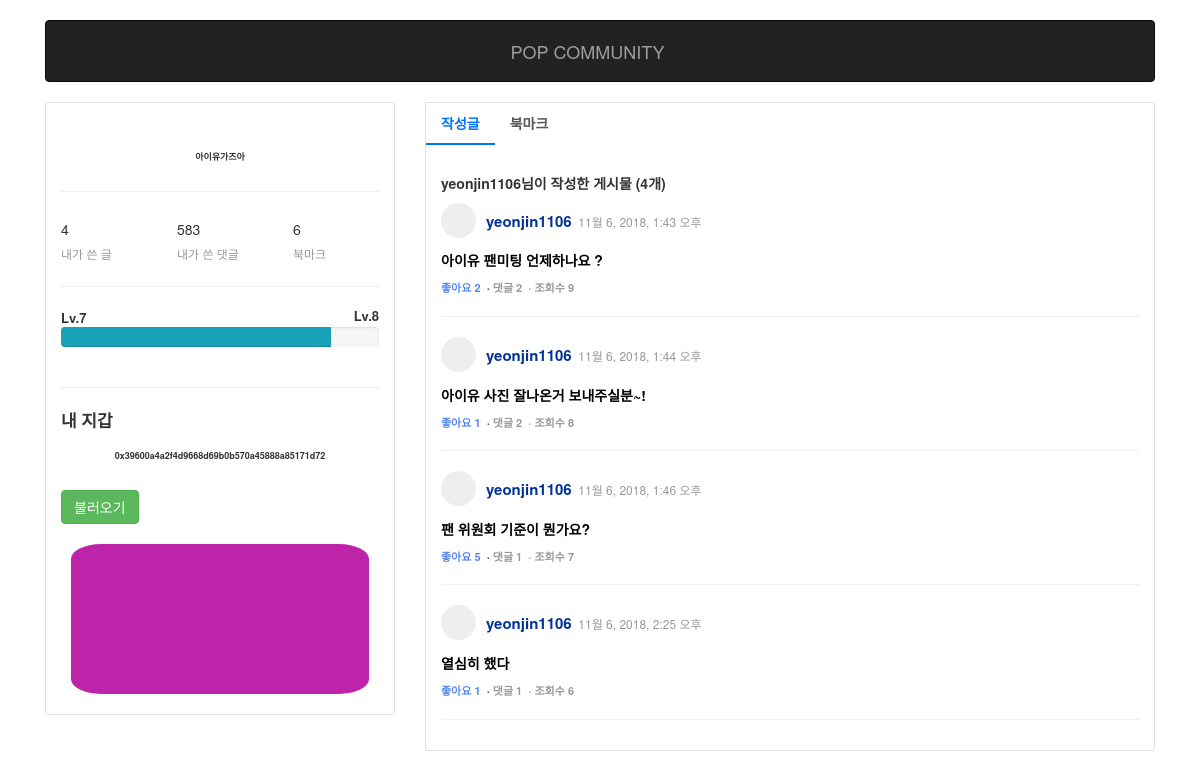
The app's page /homepage/mypage/ (signed in) with its own data.
### cms/models.py (models this page shows, shortened)
class Book(models.Model):
    name = models.CharField('제목', max_length=100)
    publisher = models.CharField('작성자', max_length=100, blank=True)
    modify_date = models.DateTimeField('등록일', auto_now_add=True)
    clicks = models.IntegerField('조회수', blank=True, default=0)
    up = models.IntegerField('추천', blank=True, default=0)
    content = models.TextField('내용', blank=True)
    class Meta:
        ordering = ('-id',)

### homepage/views.py (the view)
# urls.py: path('mypage/', views.myList.as_view(), name="mypage"),
class myList(ListView):
    model = Book
    context_object_name = "books"
    template_name = "homepage/mypage.html"
    paginate_by = 5
    def get(self, request):
        user_id = request.session.get('user_id')
        book = Book.objects.get_queryset().filter(publisher = user_id)
        books = book.all().order_by("id")
        self.object_list = books
        context = self.get_context_data(object_list = self.object_list, book=book)
        return self.render_to_response(context)

### homepage/templates/homepage/mypage.html (shortened to what this page needs)
{% load staticfiles %}
<!DOCTYPE html>
<html lang="en">
<head>
    <link href="http://netdna.bootstrapcdn.com/bootstrap/4.0.0-beta/css/bootstrap.min.css" rel="stylesheet">
    <link rel="stylesheet" href="http://maxcdn.bootstrapcdn.com/bootstrap/3.3.0/css/bootstrap.min.css">
    <link rel="stylesheet" href="http://maxcdn.bootstrapcdn.com/font-awesome/4.2.0/css/font-awesome.min.css">
</head>
<body>
<div id="wrapper">
        <div class="nav-wrapper">
            <div class="container">
                <nav class="navbar navbar-default navbar-inverse" role="navigation">
                  <div class="container-fluid">
                    <div class="navbar-header">
                    <a href="{% url 'main' %}" class="navbar-brand">POP COMMUNITY</a>
                    </div>
                  </div>
                </nav>
            </div>
        </div>
    </div>
    <link href="https://maxcdn.bootstrapcdn.com/font-awesome/4.3.0/css/font-awesome.min.css" rel="stylesheet">
    <div class="container">
        <div class="row">
            <div class="col-md-4 mb30">
                <div class="card">
                    <div class="card-content pt20 pb20 profile-header">
                        <h4 class="card-title text-center mb20">{{ request.session.user_nick }}</h4>
                        <hr>
                        <div class="row" style="margin-bottom:-25px;">
                            <div class="col-md-4 mb20">
                                <h5>{{book.count}}</h5>
                                <h6 class="text-small text-muted">내가 쓴 글</h6>
                            </div>
                            <div class="col-md-4 mb20">
                                <h5>583</h5>
                                <h6 class="text-small text-muted">내가 쓴 댓글</h6>
                            </div>
                            <div class="col-md-4 mb20">
                                <h5>6</h5>
                                <h6 class="text-small text-muted">북마크</h6>
                            </div>
                        </div>
                        <hr>
                        <div class="skill-bar mb20 clearfix">
                            <span style="font-size:13px; font-weight: bold;">Lv.7</span>
                            <span style="text-align: end; font-size:13px; font-weight: bold; float:right;">Lv.8</span>
                            <div class="progress">
                                <div class="progress-bar rogress-bar-animated bg-info" role="progressbar"
                                    aria-valuenow="85" aria-valuemin="0" aria-valuemax="100" style="width: 85%; background-color:grey;"></div>
                            </div>
                        </div>
                        <hr>
                        <div>
                            <p style="font-size:17px; font-weight: bold;">내 지갑</p>
                            <form method="post">
                            <h4 class="card-title text-center mb20">{{ request.session.myAdress }}</h4>
                            <input type="button" class="btn btn-success" value="불러오기">
                            <div class="wallet"><p></p></div>
                            </form>
                            </div>
                    </div>
                </div>
            </div>
            <div class="col-md-8 mb30">
                <div class="card">
                    <div>
                        <ul class="nav tabs-admin" role="tablist">
                            <li role="presentation" class="nav-item"><a class="nav-link active" href="#t1"
                                    aria-controls="t1" role="tab" data-toggle="tab">작성글</a></li>
                            <li role="presentation" class="nav-item"><a class="nav-link" href="#t1"
                                    aria-controls="t1" role="tab" data-toggle="tab">북마크</a></li>
                        </ul>
                        <div class="tab-content admin-tab-content pt30">
                            <div role="tabpanel" class="tab-pane active show" id="t1">
                                <p><b>{{ request.session.user_id}}님이 작성한 게시물&nbsp;({{books.count}}개)</b></p>
                                <ul class="activity-list list-unstyled">
                                    {% for book in books %}
                                    <li class="clearfix">
                                        <div class="float-left"><img src="http://bootdey.com/img/Content/avatar/avatar6.png"
                                        </div>
                                        <div class="act-content" style="margin-bottom:10px;">
                                                <span class="text-writer"><b>{{book.publisher}}</b></span>&nbsp;&nbsp;<span class="text-date">{{book.modify_date }}</span>
                                        </div>
                                        <span><a class="title" href="{% url 'cms:impression_list' book_id=book.id%}">{{ book.name }}</a></span>
                                        <div style="font-size:11px; font-weight: 600; margin-top:10px;"><span style="Color:#5587ED;">좋아요 {{book.up}}</span>
                                        &nbsp;·&nbsp;<span style="color:#999;">댓글 {{book.impressions.all.count}}
                                        &nbsp;·&nbsp;조회수 {{book.clicks}}</div>
                                    </li>
                                    {% endfor %}
                                </ul>
                            </div>
                        </div>
                    </div>
                </div>
            </div>
        </div>
    </div>
</body>
</html>

### homepage/templates/homepage/mypage.html (style rules this page uses)
body { margin-top: 20px; }
.tabs-admin>.nav-item>.nav-link.active { border-color: #0073ff; color: #0073ff; }
.tabs-admin>.nav-item>.nav-link { padding: 10px 15px; color: #555; font-weight: 600; text-transform: capitalize; margin-bottom: -2px; border-bottom: 2px solid transparent; }
.act-content { display: block; color: #999; padding-top: 7px; padding-bottom: 8px; font-size: 12px; }
.text-date { color: #999; font-size: 12px; }
.text-writer { color: #003399; font-size: 15px; }
.admin-tab-content { padding: 10px 15px; }
.pt30 { padding-top: 30px !important; }
.card .card-title { -ms-flex: 1 1 auto; flex: 1 1 auto; min-height: 28px; margin: 0; font-size: .9rem; font-weight: 600; line-height: 28px; }
.mb20 { margin-bottom: 20px !important; }
.pb20 { padding-bottom: 20px !important; }
.pt20 { padding-top: 20px !important; }
.text-small { font-size: 12px !important; }
.text-muted { color: #999 !important; }
.card .card-content { padding: 15px 15px; }
.profile-header { background-size: cover; position: relative; overflow: hidden; }
.activity-list>li { border-bottom: 1px solid #eee; padding-bottom: 20px; margin-bottom: 20px; }
.activity-list .float-left { margin-right: 10px; width: 35px; height: 35px; float: left; display: block; border-radius: 50%; background-color: #eee; font-size: 20px; line-height: 100%; text-align: center; }
a.title { text-decoration: none; color:black; font-weight:600; }
div.wallet { margin-left:10px; margin-right:10px; margin-top:20px; border-radius: 10%; height: 150px; background-color: #BD24A9; text-align:center; padding-top:60px; color: yellow; font-size:19px; }

### records on screen
Book: publisher "yeonjin1106", modify_date "11월 6, 2018, 1:43 오후", name "아이유 팬미팅 언제하나요 ?", up "2", impressions.all.count "2", clicks "9"
Book: publisher "yeonjin1106", modify_date "11월 6, 2018, 1:44 오후", name "아이유 사진 잘나온거 보내주실분~!", up "1", impressions.all.count "2", clicks "8"
Book: publisher "yeonjin1106", modify_date "11월 6, 2018, 1:46 오후", name "팬 위원회 기준이 뭔가요?", up "5", impressions.all.count "1", clicks "7"
Book: publisher "yeonjin1106", modify_date "11월 6, 2018, 2:25 오후", name "열심히 했다", up "1", impressions.all.count "1", clicks "6"

### other values on screen
{{ request.session.user_nick }} "아이유가즈아"
{{ book.count }} "4"
{{ request.session.myAdress }} "0x39600a4a2f4d9668d69b0b570a45888a85171d72"
{{ request.session.user_id }} "yeonjin1106"
{{ books.count }} "4"
